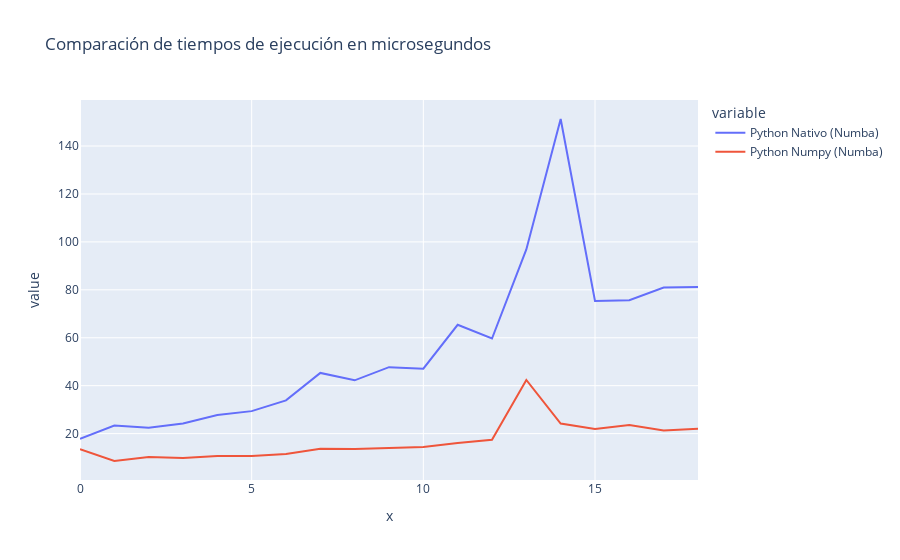

The notebook cell this image was saved under:
### Code cell
###### Código Aquí ######
native_res = {}
numpy_res = {}

p_mean_and_std(votes[0])
p_mean_and_std_optimized(votes[0])

for key, batch in votes.items():
    t0 = time.perf_counter_ns()
    p_mean_and_std(batch)
    t1 = time.perf_counter_ns()
    native_res[key] = (t1 - t0) / 1000

    t0 = time.perf_counter_ns()
    p_mean_and_std_np(batch)
    t1 = time.perf_counter_ns()
    numpy_res[key] = (t1 - t0) / 1000

df = pd.DataFrame.from_dict({
    "batches": native_res.keys(), 
    "Nativo con Numba": native_res.values(), 
    "Numpy con Numba": numpy_res.values() 
})

fig = px.line(
    df, 
    x='batches', 
    y=["Nativo con Numba", "Numpy con Numba"], 
    title="Comparación de tiempos de ejecución en microsegundos"
)
fig.show()

### Figure 1 — Plotly figure (JSON) as saved in the notebook; plotly's stock layout.template omitted (floating-point values rounded to 4 significant figures)
{"data": [{"hovertemplate": "variable=Python Nativo (Numba)<br>x=%{x}<br>value=%{y}<extra></extra>", "legendgroup": "Python Nativo (Numba)", "line": {"color": "#636efa", "dash": "solid"}, "marker": {"symbol": "circle"}, "mode": "lines", "name": "Python Nativo (Numba)", "orientation": "v", "showlegend": true, "type": "scatter", "x": [0, 1, 2, 3, 4, 5, 6, 7, 8, 9, 10, 11, 12, 13, 14, 15, 16, 17, 18], "xaxis": "x", "y": [17.82, 23.35, 22.46, 24.24, 27.74, 29.37, 33.88, 45.31, 42.23, 47.71, 47.1, 65.41, 59.67, 96.85, 151.3, 75.34, 75.67, 80.92, 81.22], "yaxis": "y"}, {"hovertemplate": "variable=Python Numpy (Numba)<br>x=%{x}<br>value=%{y}<extra></extra>", "legendgroup": "Python Numpy (Numba)", "line": {"color": "#EF553B", "dash": "solid"}, "marker": {"symbol": "circle"}, "mode": "lines", "name": "Python Numpy (Numba)", "orientation": "v", "showlegend": true, "type": "scatter", "x": [0, 1, 2, 3, 4, 5, 6, 7, 8, 9, 10, 11, 12, 13, 14, 15, 16, 17, 18], "xaxis": "x", "y": [13.45, 8.565, 10.19, 9.788, 10.63, 10.7, 11.48, 13.71, 13.54, 13.86, 14.45, 16.04, 17.43, 42.4, 24.2, 21.95, 23.6, 21.34, 21.97], "yaxis": "y"}], "layout": {"legend": {"title": {"text": "variable"}, "tracegroupgap": 0}, "title": {"text": "Comparación de tiempos de ejecución en microsegundos"}, "xaxis": {"anchor": "y", "domain": [0, 1], "title": {"text": "x"}}, "yaxis": {"anchor": "x", "domain": [0, 1], "title": {"text": "value"}}}}
